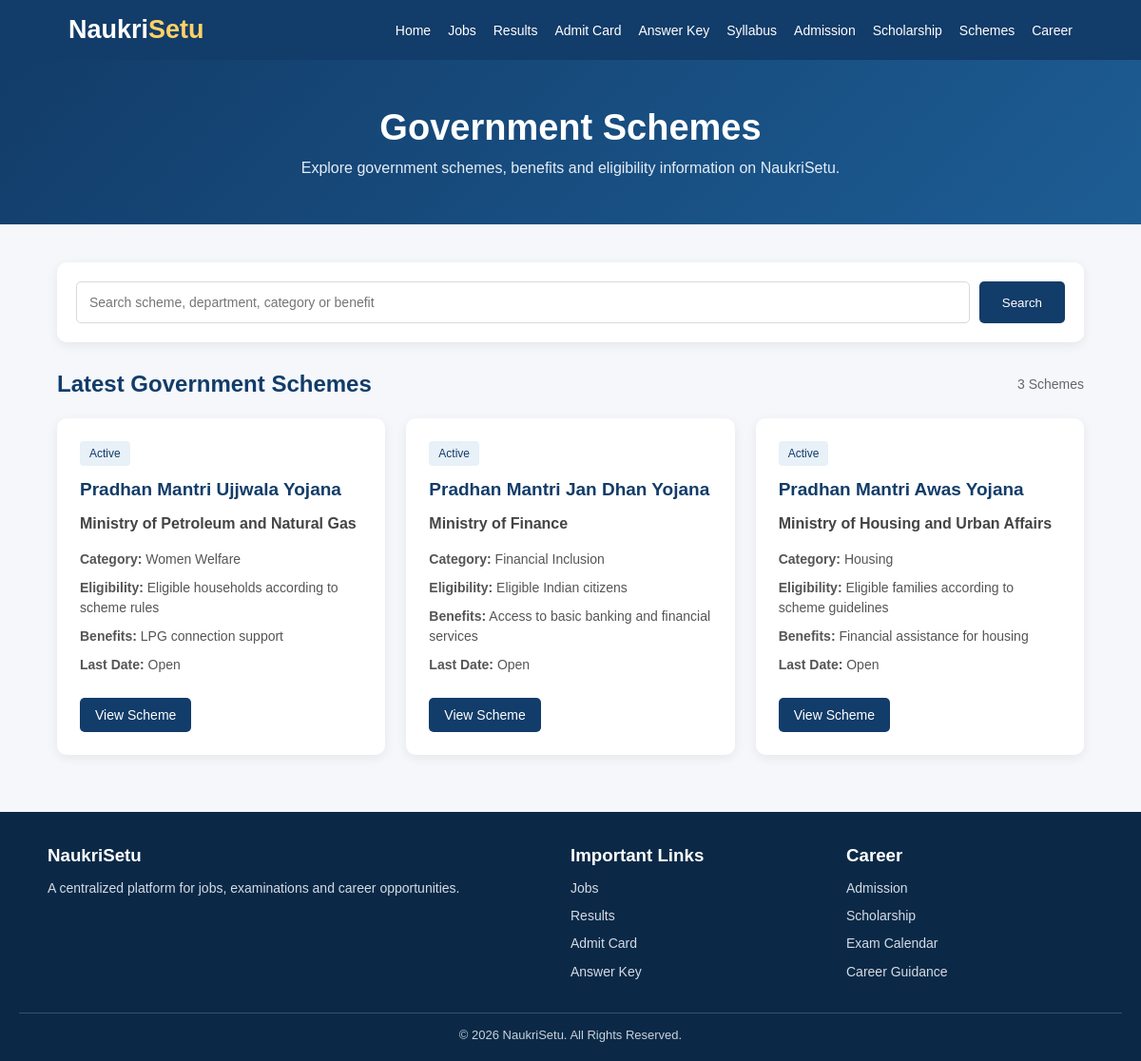
Screenshot of /schemes with the database file from the repository.
### tables this page shows
CREATE TABLE schemes (
            id INTEGER PRIMARY KEY AUTOINCREMENT,
            title TEXT NOT NULL,
            department TEXT NOT NULL,
            category TEXT,
            eligibility TEXT,
            benefits TEXT,
            last_date TEXT,
            scheme_link TEXT,
            status TEXT DEFAULT 'Active'
        );

### app.py (the view)
@app.route("/schemes")
def schemes():
    connection = get_db_connection()
    data = connection.execute(
        "SELECT * FROM schemes ORDER BY id DESC"
    ).fetchall()
    connection.close()
    return render_template(
        "schemes.html",
        schemes=data
    )

### app.py (called while the page is built)
def get_db_connection():
    connection = sqlite3.connect(DATABASE)
    connection.row_factory = sqlite3.Row
    return connection

### templates/schemes.html (shortened to what this page needs)
<!DOCTYPE html>
<html lang="en">
<head>
</head>
<body>
<header>
    <div class="header-container">
        <div class="logo">
            Naukri<span>Setu</span>
        </div>
        <nav>
            <a href="/">Home</a>
            <a href="/jobs">Jobs</a>
            <a href="/results">Results</a>
            <a href="/admit-card">Admit Card</a>
            <a href="/answer-key">Answer Key</a>
            <a href="/syllabus">Syllabus</a>
            <a href="/admission">Admission</a>
            <a href="/scholarship">Scholarship</a>
            <a href="/schemes">Schemes</a>
            <a href="/career">Career</a>
        </nav>
    </div>
</header>
<section class="hero">
    <h1>Government Schemes</h1>
    <p>
        Explore government schemes, benefits and
        eligibility information on NaukriSetu.
    </p>
</section>
<div class="container">
    <div class="search-box">
        <form
            class="search-form"
            method="GET"
            action="/schemes"
        >
            <input
                type="text"
                name="search"
                value="{{ request.args.get('search', '') }}"
                placeholder="Search scheme, department, category or benefit"
            >
            <button type="submit">
                Search
            </button>
        </form>
    </div>
    <div class="section-heading">
        <h2>Latest Government Schemes</h2>
        <div class="count">
            {{ schemes|length }} Schemes
        </div>
    </div>
    <div class="scheme-grid">
        {% for scheme in schemes %}
        <div class="scheme-card">
            <span class="badge">
                {{ scheme['status'] }}
            </span>
            <h3>
                {{ scheme['title'] }}
            </h3>
            <div class="department">
                {{ scheme['department'] }}
            </div>
            <div class="info">
                <strong>Category:</strong>
                {{ scheme['category'] }}
            </div>
            <div class="info">
                <strong>Eligibility:</strong>
                {{ scheme['eligibility'] }}
            </div>
            <div class="info">
                <strong>Benefits:</strong>
                {{ scheme['benefits'] }}
            </div>
            <div class="info">
                <strong>Last Date:</strong>
                {{ scheme['last_date'] }}
            </div>
            {% if scheme['scheme_link'] %}
            <a
                href="{{ scheme['scheme_link'] }}"
                class="view-btn"
                target="_blank"
            >
                View Scheme
            </a>
            {% endif %}
        </div>
        {% endfor %}
    </div>
</div>
<footer>
    <div class="footer-grid">
        <div class="footer-section">
            <h3>NaukriSetu</h3>
            <p>
                A centralized platform for jobs,
                examinations and career opportunities.
            </p>
        </div>
        <div class="footer-section">
            <h3>Important Links</h3>
            <a href="/jobs">Jobs</a>
            <a href="/results">Results</a>
            <a href="/admit-card">Admit Card</a>
            <a href="/answer-key">Answer Key</a>
        </div>
        <div class="footer-section">
            <h3>Career</h3>
            <a href="/admission">Admission</a>
            <a href="/scholarship">Scholarship</a>
            <a href="/exam-calendar">Exam Calendar</a>
            <a href="/career">Career Guidance</a>
        </div>
    </div>
    <div class="copyright">
        © 2026 NaukriSetu. All Rights Reserved.
    </div>
</footer>
</body>
</html>

### templates/schemes.html (style rules this page uses)
* { box-sizing: border-box; margin: 0; padding: 0; }
body { font-family: Arial, Helvetica, sans-serif; background: #f5f7fb; color: #222; }
header { background: #123c69; color: white; padding: 16px 6%; }
.header-container { max-width: 1250px; margin: auto; display: flex; align-items: center; justify-content: space-between; }
.logo { font-size: 27px; font-weight: bold; }
.logo span { color: #ffd166; }
nav { display: flex; gap: 18px; flex-wrap: wrap; }
nav a { color: white; text-decoration: none; font-size: 14px; }
.hero { background: linear-gradient(135deg, #123c69, #1d5d94); color: white; text-align: center; padding: 50px 20px; }
.hero h1 { font-size: 38px; margin-bottom: 12px; }
.hero p { color: #e5edf5; }
.container { width: 90%; max-width: 1200px; margin: 40px auto; }
.search-box { background: white; padding: 20px; border-radius: 10px; box-shadow: 0 3px 12px rgba(0,0,0,0.07); margin-bottom: 30px; }
.search-form { display: flex; gap: 10px; }
.search-form input { flex: 1; padding: 13px; border: 1px solid #d5d9df; border-radius: 5px; font-size: 14px; }
.search-form button { background: #123c69; color: white; border: none; padding: 13px 24px; border-radius: 5px; cursor: pointer; }
.section-heading { display: flex; justify-content: space-between; align-items: center; margin-bottom: 22px; }
.section-heading h2 { color: #123c69; }
.count { color: #666; font-size: 14px; }
.scheme-grid { display: grid; grid-template-columns: repeat(3, 1fr); gap: 22px; }
.scheme-card { background: white; padding: 24px; border-radius: 10px; box-shadow: 0 3px 12px rgba(0,0,0,0.07); transition: 0.2s; }
.badge { display: inline-block; background: #e8f0f8; color: #123c69; padding: 6px 10px; border-radius: 4px; font-size: 12px; margin-bottom: 12px; }
.scheme-card h3 { color: #123c69; font-size: 19px; line-height: 1.4; margin-bottom: 10px; }
.department { font-weight: bold; color: #444; margin-bottom: 15px; line-height: 1.5; }
.info { color: #555; font-size: 14px; margin: 9px 0; line-height: 1.5; }
.view-btn { display: inline-block; margin-top: 15px; background: #123c69; color: white; padding: 10px 16px; border-radius: 5px; text-decoration: none; font-size: 14px; }
footer { background: #0b2947; color: white; margin-top: 60px; padding: 35px 20px 20px; }
.footer-grid { max-width: 1100px; margin: auto; display: grid; grid-template-columns: 2fr 1fr 1fr; gap: 30px; }
.footer-section h3 { margin-bottom: 12px; }
.footer-section p, .footer-section a { color: #d5dce4; font-size: 14px; line-height: 1.6; }
.footer-section a { display: block; text-decoration: none; margin-bottom: 7px; }
.copyright { text-align: center; border-top: 1px solid #36506a; margin-top: 25px; padding-top: 15px; color: #c8d2dc; font-size: 13px; }

### rows the page displays
schemes: status "Active", title "Pradhan Mantri Ujjwala Yojana", department "Ministry of Petroleum and Natural Gas", category "Women Welfare", eligibility "Eligible households according to scheme rules", benefits "LPG connection support", last_date "Open"
schemes: status "Active", title "Pradhan Mantri Jan Dhan Yojana", department "Ministry of Finance", category "Financial Inclusion", eligibility "Eligible Indian citizens", benefits "Access to basic banking and financial services", last_date "Open"
schemes: status "Active", title "Pradhan Mantri Awas Yojana", department "Ministry of Housing and Urban Affairs", category "Housing", eligibility "Eligible families according to scheme guidelines", benefits "Financial assistance for housing", last_date "Open"

### other values shown
{{ schemes|length }} "3"
